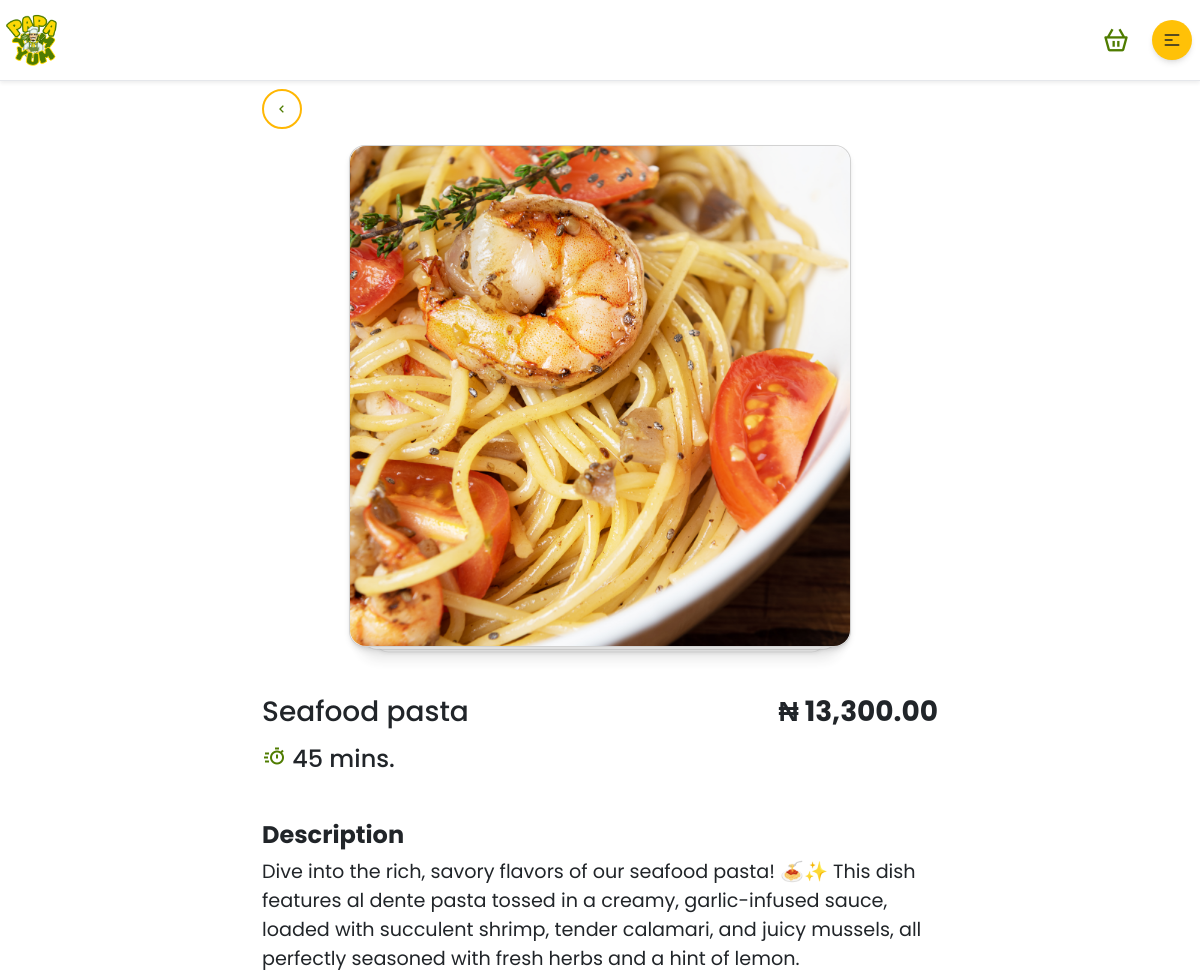
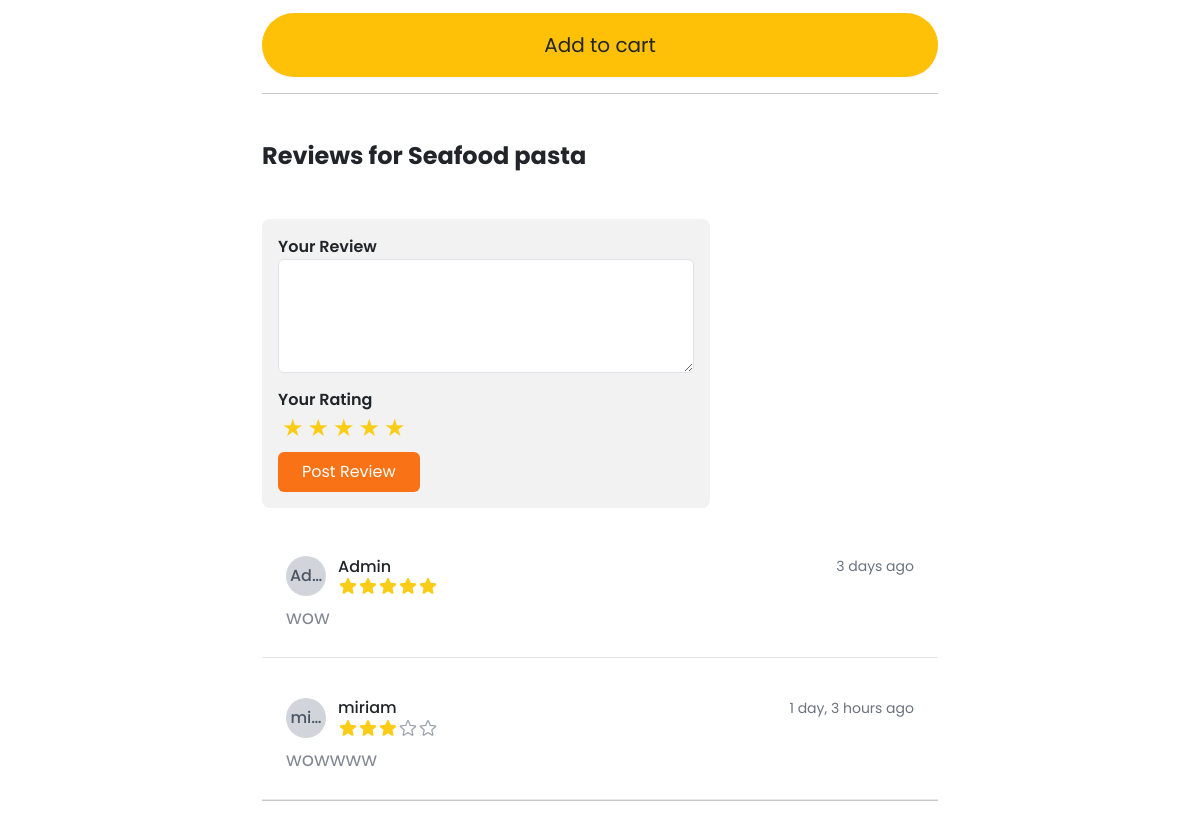
/detail/3/ (signed in), run on the app's committed database (2 pictures, top to bottom).
### shop/models.py (models this page shows, shortened)
class Product(models.Model):
    category = models.ForeignKey(Category, on_delete=models.CASCADE, related_name="products")
    name = models.CharField(max_length=200)
    slug = models.SlugField(max_length=200, unique=True, blank=True)
    description = models.TextField(blank=True, null=True)
    price = models.DecimalField(max_digits=10, decimal_places=2)
    image = models.ImageField(upload_to='products/', blank=True, null=True)
    is_available = models.BooleanField(default=True)
    date_posted = models.DateTimeField(default=timezone.now)  # Add date_posted field
    ingredients = models.ManyToManyField(Ingredient, blank=True)
    is_vegan = models.BooleanField(default=False, blank=True)
    is_gluten_free = models.BooleanField(default=False, blank=True)
    is_halal = models.BooleanField(default=False, blank=True)
    class Meta:
        ordering = ['-date_posted']  # Orders by date_posted in descending order

class Review(models.Model):
    product = models.ForeignKey(Product, on_delete=models.CASCADE, related_name='reviews')
    user = models.ForeignKey(User, on_delete=models.CASCADE)
    content = models.TextField()
    created = models.DateTimeField(auto_now_add=True)
    rating = models.IntegerField(choices=[(i, i) for i in range(1, 6)], null=True, blank=True)  # 1 to 5 stars

### shop/views.py (the view)
# urls.py: path('detail/<int:product_id>/', views.product_detail, name='product_detail'),
@login_required(login_url='/accounts/login/')
def product_detail(request, product_id):
    product = get_object_or_404(Product, id=product_id)
    form = CartItemForm()
    reviewd = product.reviews.select_related('user').prefetch_related('replies__user')
    reviews = reviewd.order_by('-created')[:5]
    review_form = ReviewForm()
    reply_form = ReviewReplyForm()
    related_products = Product.objects.filter(category=product.category).exclude(id=product.id)
    return render(request, 'shop/product_detail.html', {
        'product': product,
        'related_products': related_products,
        'form': form,
        'reviews': reviews,
        'review_form': review_form,
        'reply_form': reply_form,
        'reviewd': reviewd,
    })

### shop/forms.py
class CartItemForm(forms.Form):
    quantity = forms.IntegerField(min_value=1, max_value=100, initial=1, widget=forms.NumberInput(attrs={'class': 'quantity-input'}))
    update = forms.BooleanField(required=False, initial=False, widget=forms.HiddenInput)

class ReviewForm(forms.ModelForm):
    class Meta:
        model = Review
        fields = ['content', 'rating']
        widgets = {
            'content': forms.Textarea(attrs={
                'class': 'form-control review-input',
                'rows': 4,
                'placeholder': 'Share your experience...',
            }),
                'rating': forms.RadioSelect(choices=[(i, f'{i} star{"s" if i > 1 else ""}') for i in range(1, 6)]),
        }

### shop/cart.py (called while the page is built)
    def __len__(self):
        return sum(item['quantity'] for item in self.cart.values())

### shop/context_processors.py (called while the page is built)
def cart_length(request):
    cart = Cart(request)
    return {
        'cart_length': len(cart)
    }

### templates/shop/product_detail.html (shortened to what this page needs)
{%extends 'partials/base.html'%}
{%load static%}
{%load crispy_forms_tags%}
{%load humanize%}
{%block content%}
<div class="my-2 pb-2 d-flex justify-content-between align-items-center">
    <a href="{%url 'shop:index'%}" class="rounded-5 roundit w-10 h-10 d-flex justify-content-center align-items-center">
        <i class='bx bx-chevron-left'></i>
    </a>
</div>
<div class="d-flex justify-center align-items-center">
    <div class="stack  rounded-4">
        <div class="card text-primary-content rounded-4 shadow-md">
            <img class="rounded-4 img" src="{{product.image.url}}" alt="">
        </div>
        <div class="card text-primary-content rounded-4 mt-2 shadow">
            <div class="card-body">
                <h2 class="card-title">{{product.name}}</h2>
                <p>{{product.name}}</p>
            </div>
        </div>
        <div class="card text-primary-content rounded-4 mt-2 shadow-sm">
            <div class="card-body">
                <h2 class="card-title">{{product.name}}</h2>
                <p>{{product.name}}</p>
            </div>
        </div>
    </div>
</div>
<br><br>
<div class="">
    <div class="d-flex justify-content-between align-items-center">
        <h3 class="h3">{{product.name}}</h3>
        <h3 class="font-bold h3">₦ {{product.price|intcomma}}</h3>
    </div>
    <div class="d-flex justify-content-between align-items-center mb-3">
        <h4 class="h4"><span><i class='bx pt-2 bx-timer'></i></span> 45 mins.</h5>
    </div>
    <br>
    <h2 class="h4 mb-2 font-bold" data-aos="fade-up">
        Description
    </h2>
    <p class="text-grey-400" data-aos="fade-down">
        {{product.description}}
    </p>
</div>
<div class="text-center my-3">
    <a id="openModal" data-aos="zoom-in-right"
        class="bg-warning d-flex justify-center align-items-center w-full btn btn-lg rounded-5">Add to cart</a>
</div>
<hr>
<br><br>
<div class="d-flex flex-col">
    <h2 class="h4 font-bold mb-4">
        Reviews for {{ product.name }}
    </h2>
    <form id="reviewForm" class="mt-6 max-w-md p-3 bg-base-200 rounded-lg" method="POST">
        <div class="mb-2">
            <label for="content" class="block font-semibold">Your Review</label>
            <textarea id="content" name="content" rows="4" required class="w-full px-3 py-2 border rounded"></textarea>
        </div>
        <div class="mb-2">
            <label class="block font-semibold">Your Rating</label>
            <div class="flex space-x-1 text-yellow-400">
                {% for i in "12345" %}
                <label for="star{{ i }}" class="cursor-pointer text-2xl">★</label>
                {% endfor %}
            </div>
        </div>
        <button type="submit" id="submitReview" class="bg-orange-500 text-white px-4 py-2 rounded">Post Review</button>
    </form>
    <br>
    <div class="space-y-4" id="reviewsContainer">
        {% for review in product.reviews.all %}
        {% include 'partials/single_review.html' with review=review %}
        {%empty%}
        <p class="text-gray-500 flex my-3 flex-col text-center my-5">
            <i class="bx bx-message-alt-x display-1 mb-3 text-gray-500" ></i>
            No reviews yet. Be the first to review this product!</p>
        {%endfor%}
    </div>
</div>
<hr>
<br>
<br><br>
{%endblock%}

### templates/partials/single_review.html (shortened to what this page needs)
<div class="border-b p-4 {% if review.just_created %}blink-new{% endif %}" rounded-xl id="review-{{ review.id }}">
    <div class="flex justify-between">
        <div class="flex items-center">
            <div class="w-10 h-10 rounded-full bg-gray-300 flex items-center justify-center">
                <span class="text-gray-600 font-medium">{{ review.user|truncatechars:3 }}</span>
            </div>
            <div class="ml-3">
                <h5 class="font-medium">{{ review.user }}</h5>
                <div class="flex text-yellow-400 text-sm">
                </div>
            </div>
        </div>
        <span class="text-gray-500 text-sm">{%if review.created|timesince == '0 minutes'%}Just Now {%else%}{{ review.created|timesince }} ago{%endif%}</span>
    </div>
    <p class="mt-2 text-gray-600">{{ review.content }}</p>
</div>

### templates/partials/base.html (style rules this page uses)
body { font-family: 'Poppins', sans-serif; }
p { font-size: 1.2em; opacity: 0.7; }
:root { --scroll-speed: 50s; --icon-size: 80px; --icon-color: #3b82f6; }
.bg-warning { background: #ffb703; }
.roundit { border: 2px solid #ffb703; }

### templates/shop/product_detail.html (style rules this page uses)
.img { width: 500px; height: 500px; object-fit: cover; }
.roundit { border: 2px solid #ffb703; }
.bx { color: #4f7c00; }

### data on the page
Product: image (picture), name "Seafood pasta", price "13,300.00", description "Dive into the rich, savory flavors of our seafood pasta! 🍝✨ This dish features al dente pasta tossed in a creamy, garlic-infused sauce, loaded with succulent shrimp, tender calamari, and juicy mussels, all perfectly seasoned with fresh herbs and a hint of lemon."
Review: user "Ad…", user "Admin", rating 5 (drawn), created "3 days", content "wow"
Review: user "mi…", user "miriam", rating 3 (drawn), created "1 day, 3 hours", content "wowwww"
